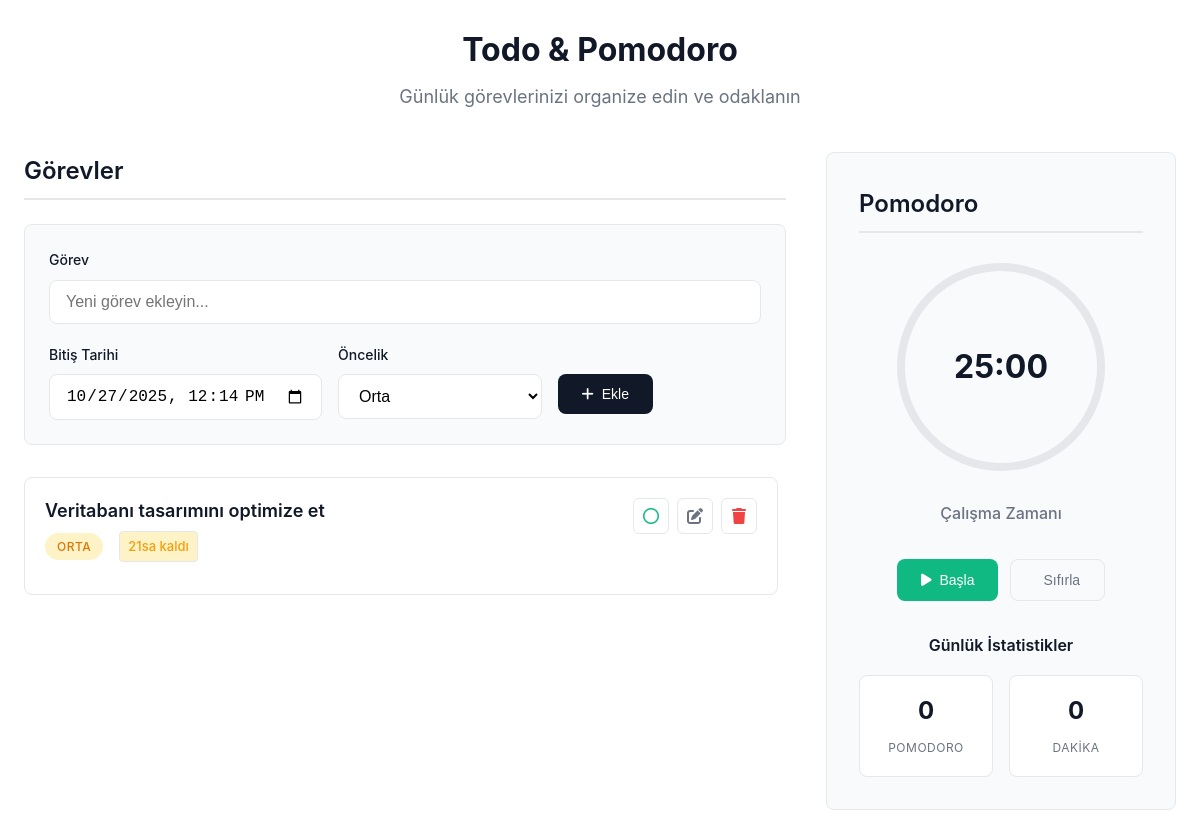
Screenshot of /index.php?date=2025-10-28 09:00:00 with the database file from the repository.
### tables this page shows
CREATE TABLE IF NOT EXISTS todos (
    id INT AUTO_INCREMENT PRIMARY KEY,
    task VARCHAR(500) NOT NULL,
    completed BOOLEAN DEFAULT FALSE,
    due_date DATETIME NULL,
    priority ENUM('low', 'medium', 'high') DEFAULT 'medium',
    created_at TIMESTAMP DEFAULT CURRENT_TIMESTAMP,
    updated_at TIMESTAMP DEFAULT CURRENT_TIMESTAMP ON UPDATE CURRENT_TIMESTAMP
);

### index.php (the view, shortened to what this page needs)
<?php
require_once 'db.php';
$filter_date = $_GET['date'] ?? '';
$filter_view = $_GET['view'] ?? 'all';
$query = "SELECT * FROM todos";
$params = [];
if ($filter_date) {
    $query .= " WHERE due_date = ?";
    $params[] = $filter_date;
} elseif ($filter_view == 'today') {
    $query .= " WHERE DATE(due_date) = CURDATE()";
} elseif ($filter_view == 'week') {
    $query .= " WHERE due_date BETWEEN NOW() AND DATE_ADD(NOW(), INTERVAL 7 DAY)";
} elseif ($filter_view == 'overdue') {
    $query .= " WHERE due_date < NOW() AND completed = 0";
}
$query .= " ORDER BY
    CASE WHEN due_date IS NULL THEN 1 ELSE 0 END,
    due_date ASC,
    CASE priority WHEN 'high' THEN 1 WHEN 'medium' THEN 2 WHEN 'low' THEN 3 END,
    created_at DESC";
$stmt = $db->prepare($query);
$stmt->execute($params);
$todos = $stmt->fetchAll();
?>
<!DOCTYPE html>
<html lang="tr">
<head>
    <link rel="stylesheet" href="app.css">
    <link href="https://cdnjs.cloudflare.com/ajax/libs/font-awesome/6.0.0/css/all.min.css" rel="stylesheet">
</head>
<body>
    <div class="container">
        <header class="header">
            <h1>Todo & Pomodoro</h1>
            <p>Günlük görevlerinizi organize edin ve odaklanın</p>
        </header>
        <main class="main-content">
            <section class="todo-section">
                <h2 class="section-title">Görevler</h2>
                <form action="add.php" method="POST" class="add-todo-form">
                    <div class="form-row">
                        <div class="form-group">
                            <label for="task">Görev</label>
                            <input type="text" id="task" name="task" class="form-control" placeholder="Yeni görev ekleyin..." required>
                        </div>
                    </div>
                    <div class="form-row">
                        <div class="form-group">
                            <label for="due_date">Bitiş Tarihi</label>
                            <input type="datetime-local" id="due_date" name="due_date" class="form-control">
                        </div>
                        <div class="form-group">
                            <label for="priority">Öncelik</label>
                            <select id="priority" name="priority" class="form-control">
                                <option value="medium" selected>Orta</option>
                            </select>
                        </div>
                        <div class="form-group">
                            <label>&nbsp;</label>
                            <button type="submit" class="btn btn-primary">
                                <i class="fas fa-plus"></i> Ekle
                            </button>
                        </div>
                    </div>
                </form>
                <div class="todos-container">
                    <?php if (empty($todos)): ?>
                        <div class="empty-state">
                            <i class="fas fa-clipboard-list"></i>
                            <h3>Henüz görev yok</h3>
                            <p>İlk görevinizi ekleyerek başlayın</p>
                        </div>
                    <?php else: ?>
                        <?php foreach ($todos as $todo): ?>
                            <div class="todo-item <?php echo $todo['completed'] ? 'completed' : ''; ?>">
                                <div class="todo-header">
                                    <div class="todo-content">
                                        <h3 class="todo-title"><?php echo htmlspecialchars($todo['task']); ?></h3>
                                        <div class="todo-meta">
                                            <span class="priority-badge priority-<?php echo $todo['priority']; ?>">
                                                <?php
                                                $priority_text = ['low' => 'Düşük', 'medium' => 'Orta', 'high' => 'Yüksek'];
                                                echo $priority_text[$todo['priority']];
                                                ?>
                                            </span>
                                            <?php if ($todo['due_date']): ?>
                                                <span class="countdown" data-due-datetime="<?php echo $todo['due_date']; ?>" data-completed="<?php echo $todo['completed']; ?>">
                                                </span>
                                            <?php endif; ?>
                                        </div>
                                    </div>
                                    <div class="todo-actions">
                                        <button class="action-btn complete-btn" onclick="toggleComplete(<?php echo $todo['id']; ?>)">
                                            <i class="<?php echo $todo['completed'] ? 'fas fa-check' : 'far fa-circle'; ?>"></i>
                                        </button>
                                        <button class="action-btn edit-btn" onclick="editTodo(<?php echo $todo['id']; ?>, '<?php echo addslashes($todo['task']); ?>', '<?php echo $todo['due_date']; ?>', '<?php echo $todo['priority']; ?>')">
                                            <i class="fas fa-edit"></i>
                                        </button>
                                        <button class="action-btn delete-btn" onclick="deleteTodo(<?php echo $todo['id']; ?>)">
                                            <i class="fas fa-trash"></i>
                                        </button>
                                    </div>
                                </div>
                            </div>
                        <?php endforeach; ?>
                    <?php endif; ?>
                </div>
            </section>
            <section class="pomodoro-section">
                <h2 class="section-title">Pomodoro</h2>
                <div class="timer-container">
                    <div class="timer-circle">
                        <svg class="timer-svg" width="220" height="220" viewBox="0 0 220 220">
                            <circle cx="110" cy="110" r="100" class="timer-bg"></circle>
                            <circle cx="110" cy="110" r="100" class="timer-progress" id="timerProgress"></circle>
                        </svg>
                        <div class="timer-text" id="timeDisplay">25:00</div>
                    </div>
                    <div class="timer-label" id="timerLabel">Çalışma Zamanı</div>
                </div>
                <div class="timer-controls">
                    <button class="btn btn-success" id="startBtn" onclick="startTimer()">
                        <i class="fas fa-play"></i> Başla
                    </button>
                    <button class="btn btn-secondary" onclick="resetTimer()">
                        <i class="fas fa-reset"></i> Sıfırla
                    </button>
                </div>
                <div class="pomodoro-stats">
                    <div class="stats-title">Günlük İstatistikler</div>
                    <div class="stats-grid">
                        <div class="stat-item">
                            <span class="stat-value" id="completedPomodoros">0</span>
                            <span class="stat-label">Pomodoro</span>
                        </div>
                        <div class="stat-item">
                            <span class="stat-value" id="totalFocusTime">0</span>
                            <span class="stat-label">Dakika</span>
                        </div>
                    </div>
                </div>
            </section>
        </main>
    </div>
</body>
</html>

### rows the page displays
todos: task "Veritabanı tasarımını optimize et", priority "ORTA", completed 0 (drawn)
